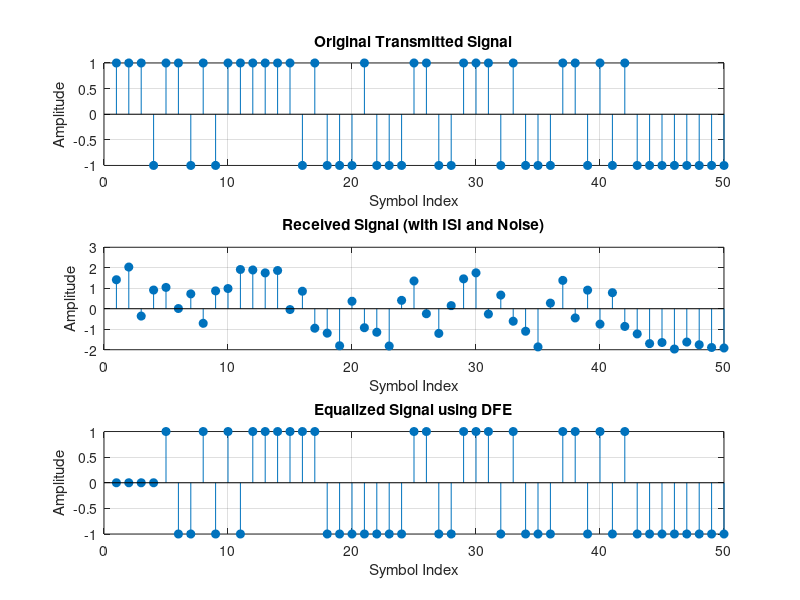

The MATLAB script that drew this image: (Note: this script raises an error after producing the figure.)
clc;
clear;
close all;

% Parameters
N = 1000;                % Number of symbols
SNR = 20;                % Signal-to-Noise Ratio in dB
channel = [1 0.5 0.3];   % Channel coefficients
feedback_taps = 2;       % Number of feedback taps
feedforward_taps = 3;    % Number of feedforward taps


Name = input('Program Executed by :','s');

% Generate random BPSK symbols
data = randi([0, 1], N, 1) * 2 - 1;

% Plotting
figure;

% Original Signal
subplot(3,1,1);
stem(data(1:50), 'filled');
title('Original Transmitted Signal');
xlabel('Symbol Index');
ylabel('Amplitude');
grid on;

% Transmit through the channel
received_signal = conv(data, channel, 'same');

% Add noise
noisy_signal = awgn(received_signal, SNR, 'measured');

% Received Signal (with ISI and Noise)
subplot(3,1,2);
stem(noisy_signal(1:50), 'filled');
title('Received Signal (with ISI and Noise)');
xlabel('Symbol Index');
ylabel('Amplitude');
grid on;

% LMS Adaptive DFE Initialization
ff_weights = zeros(feedforward_taps, 1);       % Feedforward filter weights
fb_weights = zeros(feedback_taps, 1);          % Feedback filter weights
mu = 0.01;                                     % Step size for LMS

% Equalization and Decoding
equalized_signal = zeros(N, 1);
detected_signal = zeros(N, 1);

for n = max(feedforward_taps, feedback_taps)+1:N
    % Feedforward filter
    ff_input = noisy_signal(n:-1:n-feedforward_taps+1);
    ff_output = ff_weights' * ff_input;

    % Feedback filter
    fb_input = detected_signal(n-1:-1:n-feedback_taps);
    fb_output = fb_weights' * fb_input;
    
    % Total equalizer output
    equalized_signal(n) = ff_output - fb_output;
    
    % Decision
    detected_signal(n) = sign(equalized_signal(n));
    
    % LMS Update for Feedforward and Feedback Weights
    error = data(n) - equalized_signal(n);
    ff_weights = ff_weights + mu * error * ff_input;
    fb_weights = fb_weights + mu * error * fb_input;
end

% Equalized Signal using DFE
subplot(3,1,3);
stem(detected_signal(1:50), 'filled');
title('Equalized Signal using DFE');
xlabel('Symbol Index');
ylabel('Amplitude');
grid on;

merge=strcat(Name,'-DFE-',datestr(now,30));
sub_label(merge); % need to include in working directory
print(merge,'-dpdf')